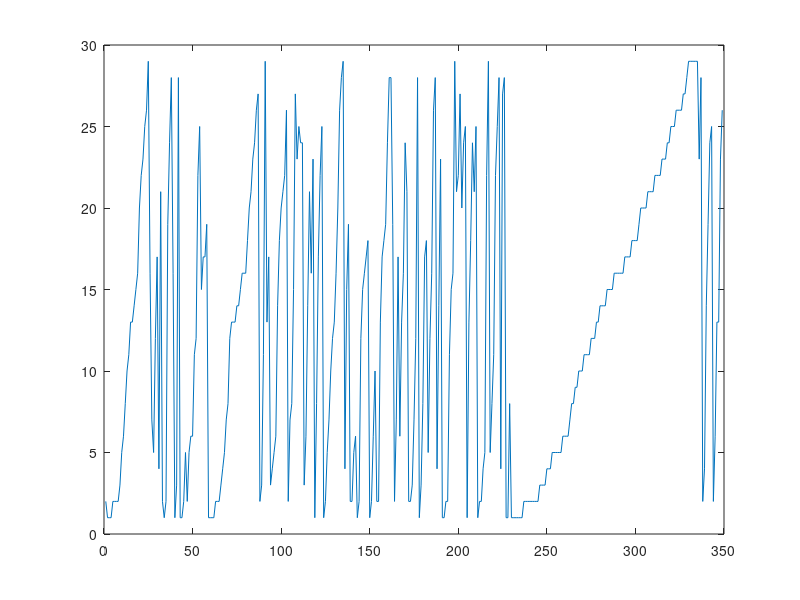

Write the MATLAB code that produced this figure.
%% Section 4.3
%Analysing voter behaviour
clear all;clc;close all
load votes.dat
load mpsex.dat
load mpparty.dat
load mpdistrict.dat

num_voters = 349;
nodes = 100;
attributes = 31;
eta = 0.2;
props = reshape(votes,attributes,length(votes)/attributes)';
weights = double(rand(nodes,attributes)>0.5);
dist_list = zeros(nodes,num_voters);
MAX_EPOCHS = 20;
for epoch = 1:MAX_EPOCHS
    for voter = 1:num_voters
        diff = repmat(props(voter,:),[nodes,1])-weights;
        dist = sqrt(sum((diff).^2,2));
        [bestDist, bestInd] = min(dist);
        neib_size = (round(nodes/2)-round((nodes/2)*epoch/MAX_EPOCHS));
        idx=(max(1,bestInd-neib_size):min(nodes,bestInd+neib_size))';
        weights(idx,:) = weights(idx,:) + eta*(diff(idx,:));
        dist_list(:,voter) = dist;
        %plot(dist_list(:,[2,11,18]))
        %pause(0.1)
    end
end


order = [];
for voter = 1:num_voters
    testdiff = repmat(props(voter,:),[nodes,1])-weights;
    testdist = sqrt(sum((testdiff).^2,2));
    [bestDist,idx] = min(testdist);
    order = [order;idx];
end
[index, voter_order] = sort(order,'ascend');
voter_party=mpparty(voter_order,:);
voter_gender=mpsex(voter_order,:);
voter_district=mpdistrict(voter_order,:);
plot(voter_district)
